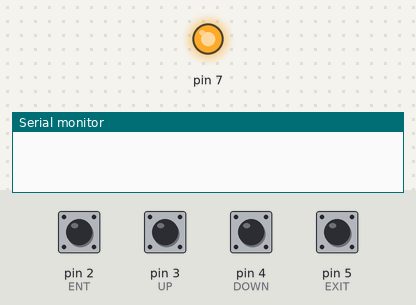
This sketch was run on a simulated Arduino Uno, built with avr-gcc and run on an emulated ATmega328P. Shown: output pins drawn as LEDs (lit = HIGH), the last lines printed to the serial monitor. The inputs (shaded band) are chosen by the test bench; at power-on: pin 2 (ENT), pin 3 (UP), pin 4 (DOWN), pin 5 (EXIT) HIGH. EEPROM starts erased.

Above: at 1.2 s.
1.3 s: pin 5 (EXIT) pulled LOW for 0.15 s
At 1.7 s:
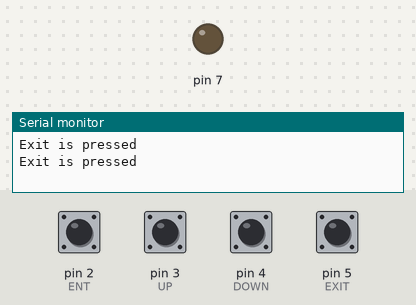
2.9 s: pin 2 (ENT) pulled LOW for 0.15 s
At 4.1 s:
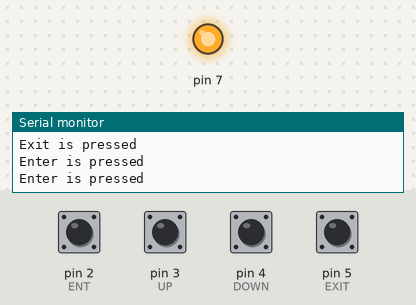
7.7 s: pin 5 (EXIT) pulled LOW for 1 s
At 9.0 s:
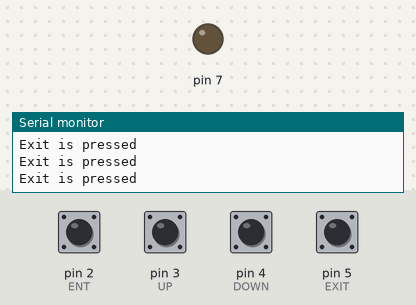
10.2 s: pin 2 (ENT) pulled LOW for 1 s
At 11.0 s:
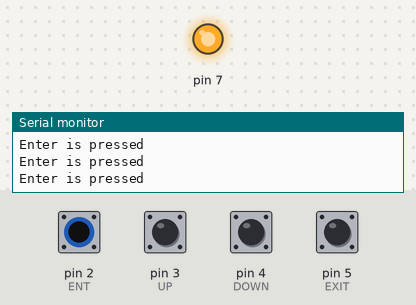
Timing chart, 0 to 13.2 s (numbered marks = the images above; inputs shaded):
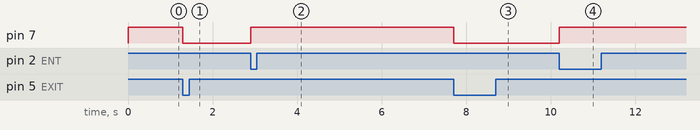

The sketch:

driving_led_by_1X4_Keypad.ino
```cpp
#include<EEPROM.h>
#define ENT 2
#define UP 3
#define DOWN 4
#define EXIT 5

void setup() {
  Serial.begin(9600);
  pinMode(ENT, INPUT_PULLUP);
  pinMode(UP, INPUT_PULLUP);
  pinMode(DOWN, INPUT_PULLUP);
  pinMode(EXIT, INPUT_PULLUP);
  pinMode(7,OUTPUT);
}

void loop() {
  int long i= EEPROM.read(40);
  analogWrite(7,i);
  while(1){
  if(!digitalRead(ENT)){
    Serial.println("Enter is pressed");
    i=255;
    analogWrite(7,i);
  }
  if(!digitalRead(UP)and i!=0 ){
    Serial.println("UP is pressed");
    if(i>=0 and i<=240){
    i=i+10;
    analogWrite(7,i);
  }
  else{
    analogWrite(7,255);
    return;
  }
  }

  if(!digitalRead(DOWN)and i!= 0 ){
    Serial.println("Down is pressed");
    if(i>=15 and i<=255){
    i=i-10;
    analogWrite(7,i);
  }
  else{
    analogWrite(7,0);
    return;
  }
  }
  if(!digitalRead(EXIT)){
    Serial.println("Exit is pressed");
    i=0;
    analogWrite(7,i);
  }
  delay(100);
  EEPROM.write(40, i);
  }
}
```

Measured:
- after the input at 1.3 s, pin 7: HIGH → LOW at once
- after the input at 2.9 s, pin 7: LOW → HIGH at once
- after the input at 7.7 s, pin 7: HIGH → LOW at once
- after the input at 10.2 s, pin 7: LOW → HIGH at once
